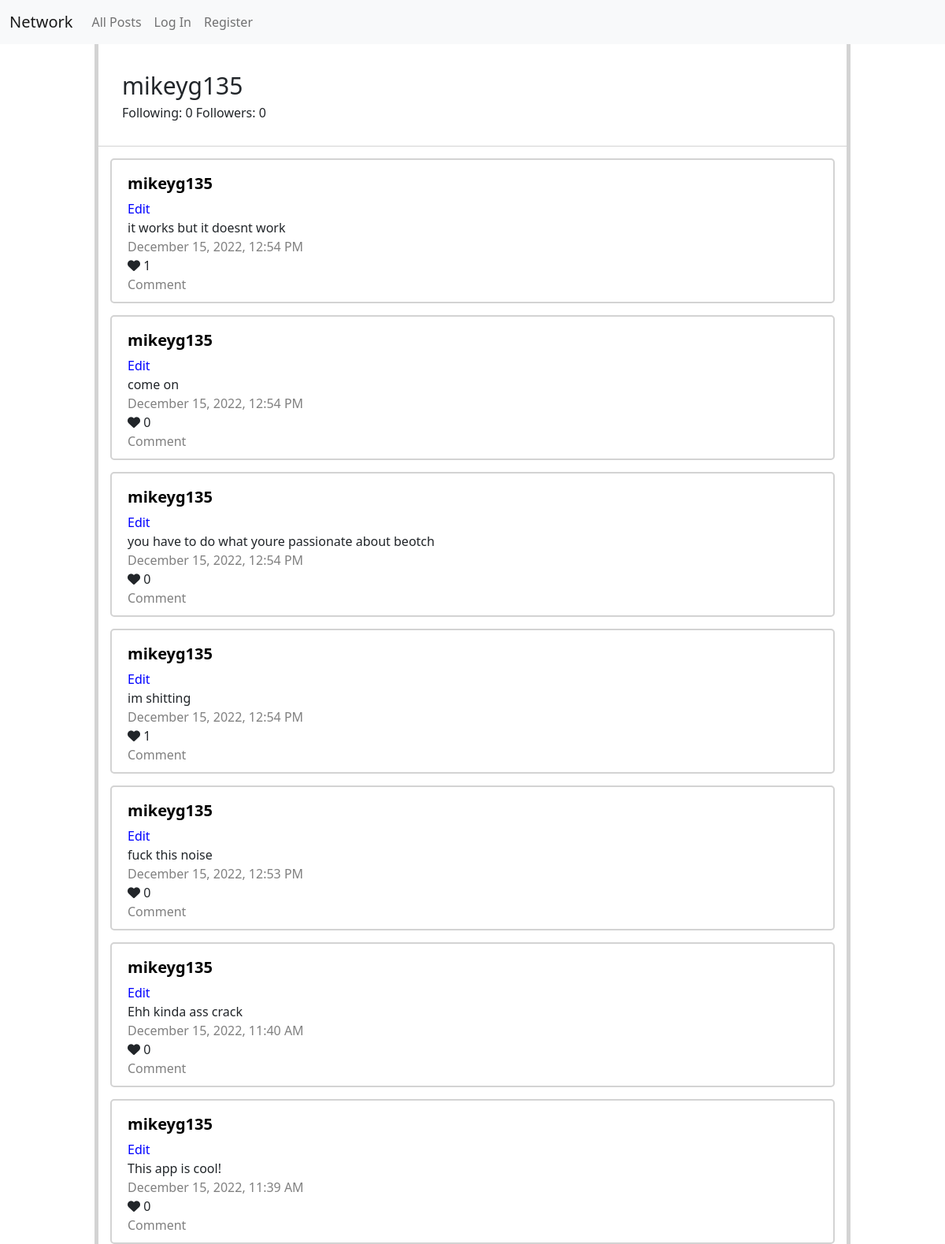
Screenshot of /profile_page/mikeyg135/ with the database file from the repository.
### network/models.py (models this page shows)
class Following_Follower(models.Model):
    username = models.TextField(max_length=500)
    following = models.IntegerField(default=0)
    followers = models.IntegerField(default=0)

class All_Post(models.Model):
    id = models.IntegerField(primary_key=True)
    username = models.TextField(max_length=500)
    comment = models.TextField(max_length=500)
    date = models.TextField(max_length=500)
    time = models.TextField(max_length=500)
    datetime = models.DateTimeField(blank=True, default=datetime.now)
    likes = models.IntegerField()

### network/views.py (the view, shortened to what this page needs)
# urls.py: path("profile_page/<str:username>/", views.profile_page, name="profile_page"),
def profile_page(request, username):
    user = Following_Follower.objects.filter(username = username)
    posts_from_user = All_Post.objects.filter(username = username).order_by('datetime').reverse()
    following_list = following_system.objects.filter(follower = request.user, leader = username)
    if (following_list.count() == 0):
        message = "Follow"
    else:
        message = "Unfollow"
    print(user)
    profile = {
        "username": user[0].username,
        "following": user[0].following,
        "followers": user[0].followers,
        "posts_from_user": posts_from_user,
        "message": message
    }
    return render(request, "network/profile_page.html", profile)

### network/templates/network/profile_page.html (shortened to what this page needs)
{% extends "network/layout.html" %}
{% block body %}
{% load %}
<div id="profile_container">
    <div id="profile_body">
        <div id="profile_header">
            <div id="profile_username">{{ username }} </div>
            <div id="profile_following">Following: {{ following }} Followers: {{ followers }}</div>
        </div>
        <div id = "profile_posts">
            {% for post in posts_from_user %}
                <div id = "post">
                    <div id="username"> <a style="text-decoration: none; color: black;" href="{% url 'profile_page' post.username %}">{{ post.username }}</a></div>
                    <div style="color: blue;">Edit</div>
                    <div id="comment">{{ post.comment }}</div>
                    <div id="date" style="color: gray">{{ post.date }}, {{ post.time }}</div>
                    <div id="likes"> <i class="fa-solid fa-heart"></i> {{ post.likes}}</div>
                    <div style="color: gray">Comment</div>
                </div>
            {% endfor %}
        </div>
    </div>
</div>
{% endblock %}

### network/static/network/styles.css (style rules this page uses)
#post { border: 2.5px solid lightgray; padding: 20px; padding-top: 10px; padding-bottom: 10px; border-radius: 5px; margin: 15px; }
#username { font-size: 20px; font-weight: bold; margin-top: 5px; margin-bottom: 5px; }
#profile_container { height: 100vh; }
#profile_body { width: 80%; margin: 0 auto; min-height: 100%; height: fit-content; border-left: 5px solid lightgray; border-right: 5px solid lightgray; position: relative; }
#profile_header { padding: 30px; border-bottom: 1px solid lightgray; }
#profile_username { font-size: 30px; }

### rows the page displays
Following_Follower: username "mikeyg135"
All_Post: username "mikeyg135", comment "it works but it doesnt work", date "December 15, 2022", time "12:54 PM", likes "1"
All_Post: username "mikeyg135", comment "come on", date "December 15, 2022", time "12:54 PM", likes "0"
All_Post: username "mikeyg135", comment "you have to do what youre passionate about beotch", date "December 15, 2022", time "12:54 PM", likes "0"
All_Post: username "mikeyg135", comment "im shitting", date "December 15, 2022", time "12:54 PM", likes "1"
All_Post: username "mikeyg135", comment "fuck this noise", date "December 15, 2022", time "12:53 PM", likes "0"
All_Post: username "mikeyg135", comment "Ehh kinda ass crack", date "December 15, 2022", time "11:40 AM", likes "0"
All_Post: username "mikeyg135", comment "This app is cool!", date "December 15, 2022", time "11:39 AM", likes "0"

### other values shown
{{ following }} "0"
{{ followers }} "0"
